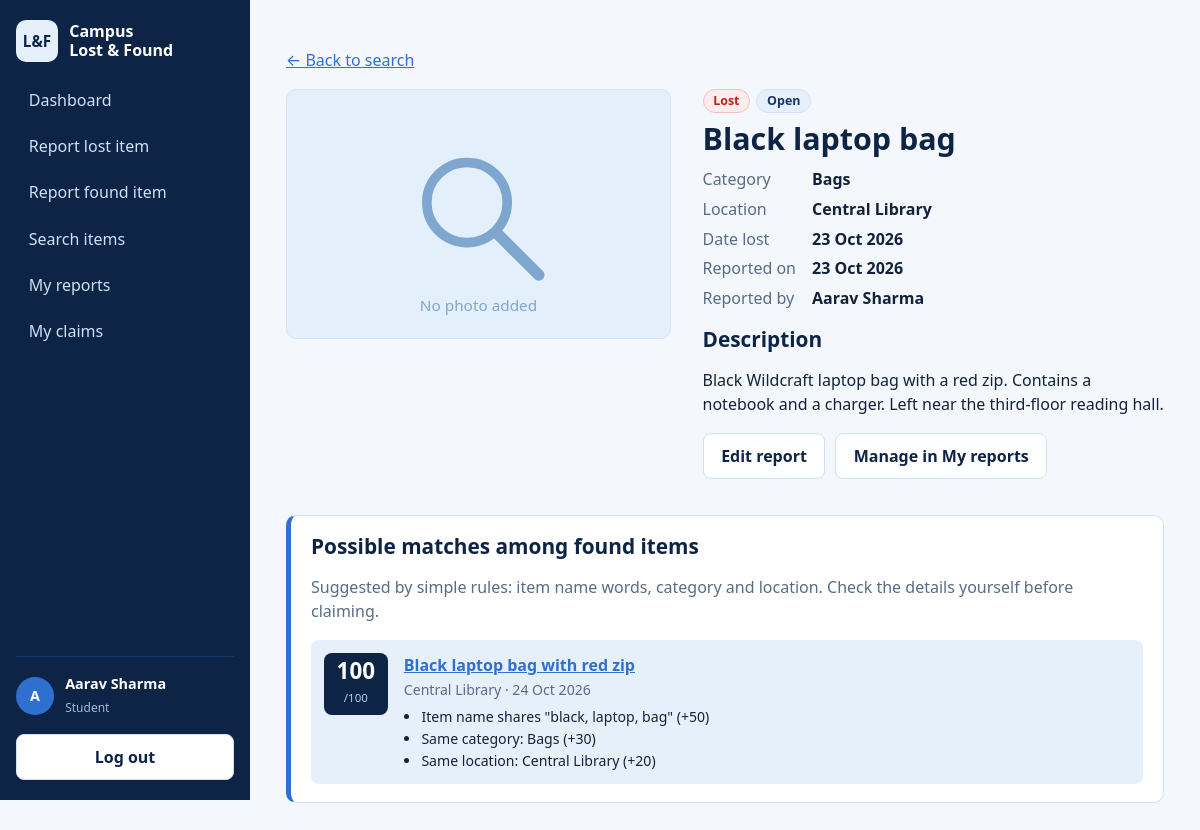
The page /item-details.php?id=1 (signed in) on the database its author committed.
### tables this page shows
CREATE TABLE users (
  id            INT UNSIGNED NOT NULL AUTO_INCREMENT,
  full_name     VARCHAR(100) NOT NULL,
  email         VARCHAR(150) NOT NULL,
  password_hash VARCHAR(255) NOT NULL,
  role          ENUM('student','admin') NOT NULL DEFAULT 'student',
  created_at    TIMESTAMP NOT NULL DEFAULT CURRENT_TIMESTAMP,
  PRIMARY KEY (id),
  UNIQUE KEY uq_users_email (email)
);

CREATE TABLE items (
  id          INT UNSIGNED NOT NULL AUTO_INCREMENT,
  user_id     INT UNSIGNED NOT NULL,
  type        ENUM('lost','found') NOT NULL,
  title       VARCHAR(120) NOT NULL,
  category    VARCHAR(50)  NOT NULL,
  location    VARCHAR(150) NOT NULL,
  item_date   DATE NOT NULL,
  description TEXT NOT NULL,
  image       VARCHAR(100) DEFAULT NULL,
  status      ENUM('open','returned','resolved') NOT NULL DEFAULT 'open',
  created_at  TIMESTAMP NOT NULL DEFAULT CURRENT_TIMESTAMP,
  updated_at  TIMESTAMP NOT NULL DEFAULT CURRENT_TIMESTAMP ON UPDATE CURRENT_TIMESTAMP,
  PRIMARY KEY (id),
  KEY idx_items_type_status (type, status),
  KEY idx_items_category (category),
  KEY idx_items_user (user_id),
  CONSTRAINT fk_items_user FOREIGN KEY (user_id) REFERENCES users(id) ON DELETE CASCADE
);

### config/database.php (called while the page is built, shortened)
<?php
function db(): PDO
{
    static $pdo = null;
    if ($pdo === null) {
        try {
            $pdo = new PDO(
                'mysql:host=' . DB_HOST . ';dbname=' . DB_NAME . ';charset=utf8mb4',
                DB_USER,
                DB_PASS,
                [
                    PDO::ATTR_ERRMODE            => PDO::ERRMODE_EXCEPTION,
                    PDO::ATTR_DEFAULT_FETCH_MODE => PDO::FETCH_ASSOC,
                    PDO::ATTR_EMULATE_PREPARES   => false,
                ]
            );
        } catch (PDOException $e) {
            http_response_code(500);
            exit('Database connection failed. Start MySQL in the XAMPP Control Panel, import database.sql, and check config/database.php.');
        }
    }
    return $pdo;
}

### includes/auth.php (called while the page is built, shortened)
<?php
require_once __DIR__ . '/functions.php';
function current_user(bool $refresh = false): ?array
{
    static $cache = false;
    if ($cache === false) {
        $cache = null;
        if (!empty($_SESSION['user_id'])) {
            $st = db()->prepare('SELECT id, full_name, email, role FROM users WHERE id = :id');
            $st->execute([':id' => (int)$_SESSION['user_id']]);
            $cache = $st->fetch() ?: null;
        }
    }
    return $cache;
}

### item-details.php (the view, shortened to what this page needs)
<?php
require_once __DIR__ . '/includes/auth.php';
$user = current_user();
$pdo = db();
$id = (int)($_GET['id'] ?? 0);
$st = $pdo->prepare('SELECT i.*, u.full_name AS reporter FROM items i JOIN users u ON u.id = i.user_id WHERE i.id = :id');
$st->execute([':id' => $id]);
$item = $st->fetch();
$isOwner = $user && (int)$user['id'] === (int)$item['user_id'];
$matches = ($isOwner && $item['status'] === 'open') ? find_matches($pdo, $item, 5) : [];
require __DIR__ . '/includes/header.php';
?>
<p><a href="<?= url('search-items.php') ?>">&larr; Back to search</a></p>
<div class="detail">
  <img class="detail-img" src="<?= e(image_url($item['image'])) ?>" alt="<?= e($item['title']) ?>">
  <div>
    <div class="badges"><?= type_badge($item['type']) . status_badge($item['status']) ?></div>
    <h1><?= e($item['title']) ?></h1>
    <dl class="facts">
      <dt>Category</dt><dd><?= e($item['category']) ?></dd>
      <dt>Location</dt><dd><?= e($item['location']) ?></dd>
      <dt><?= $item['type'] === 'lost' ? 'Date lost' : 'Date found' ?></dt><dd><?= e(fmt_date($item['item_date'])) ?></dd>
      <dt>Reported on</dt><dd><?= e(fmt_date($item['created_at'])) ?></dd>
      <dt>Reported by</dt><dd><?= e($item['reporter']) ?></dd>
    </dl>
    <h2>Description</h2>
    <p class="prewrap"><?= e($item['description']) ?></p>
    <?php if ($isOwner): ?>
      <div class="actions">
        <?php if ($item['status'] === 'open'): ?><a class="btn btn-light" href="<?= url('edit-item.php?id=' . $id) ?>">Edit report</a><?php endif; ?>
        <a class="btn btn-light" href="<?= url('my-reports.php') ?>">Manage in My reports</a>
      </div>
    <?php elseif ($item['type'] === 'lost' && $item['status'] === 'open'): ?>
      <p class="panel muted">Have you seen this item? <a href="<?= url('report-item.php?type=found') ?>">Report it as found</a> and the owner will see a match.</p>
    <?php endif; ?>
  </div>
</div>
<?= match_panel($matches, $item['type'] === 'lost' ? 'Possible matches among found items' : 'Lost reports that may belong to this item') ?>
<?php require __DIR__ . '/includes/footer.php'; ?>

### includes/header.php (shortened to what this page needs)
<?php
require_once __DIR__ . '/auth.php';
$user       = current_user();
$adminArea  = $adminArea ?? false;
$script     = $_SERVER['SCRIPT_NAME'] ?? '';
$typeParam  = $_GET['type'] ?? '';
if ($adminArea && $user) {
    $links = [
        ['admin/dashboard.php', 'Dashboard'], ['admin/claims.php', 'Claims'],
        ['admin/items.php', 'Reports'], ['admin/users.php', 'Users'], ['index.php', 'Student site'],
    ];
} elseif ($user) {
    $links = [
        ['dashboard.php', 'Dashboard'], ['report-item.php?type=lost', 'Report lost item'],
        ['report-item.php?type=found', 'Report found item'], ['search-items.php', 'Search items'],
        ['my-reports.php', 'My reports'], ['my-claims.php', 'My claims'],
    ];
} else {
    $links = [['index.php', 'Home'], ['search-items.php', 'Search items'], ['login.php', 'Log in'],
              ['register.php', 'Create account'], ['admin/login.php', 'Admin login']];
}
function nav_active(string $link, string $script, string $typeParam): bool
{
    $path = explode('?', $link)[0];
    if (substr($script, -strlen($path)) !== $path) { return false; }
    return true;
}
?>
<!DOCTYPE html>
<html lang="en">
<head>
  <link rel="stylesheet" href="<?= url('assets/css/style.css') ?>">
</head>
<body>
<div class="shell">
  <aside class="sidebar" id="sidebar">
    <a class="brand" href="<?= url($adminArea ? 'admin/dashboard.php' : 'index.php') ?>">
      <span class="brand-mark" aria-hidden="true">L&amp;F</span>
      <span>Campus<br>Lost &amp; Found<?= $adminArea ? ' <small>Admin</small>' : '' ?></span>
    </a>
    <nav aria-label="Main">
      <?php foreach ($links as [$href, $label]): ?>
        <a href="<?= url($href) ?>" class="<?= nav_active($href, $script, $typeParam) ? 'active' : '' ?>"><?= e($label) ?></a>
      <?php endforeach; ?>
    </nav>
    <?php if ($user): ?>
      <div class="side-user">
        <div class="avatar" aria-hidden="true"><?= e(mb_strtoupper(mb_substr($user['full_name'], 0, 1))) ?></div>
        <div><strong><?= e($user['full_name']) ?></strong><br><small><?= e($user['role']) ?></small></div>
      </div>
      <form method="post" action="<?= url('logout.php') ?>">
        <button class="btn btn-light btn-block" type="submit">Log out</button>
      </form>
    <?php endif; ?>
  </aside>
  <main id="main" class="content">

### includes/functions.php (shortened to what this page needs)
<?php
require_once __DIR__ . '/../config/database.php';
function e($v): string { return htmlspecialchars((string)$v, ENT_QUOTES | ENT_SUBSTITUTE, 'UTF-8'); }
function url(string $path = ''): string { return BASE_URL . '/' . ltrim($path, '/'); }
function fmt_date(?string $d): string { return $d ? date('d M Y', strtotime($d)) : ''; }
function status_badge(string $status): string
{
    return '<span class="badge badge-' . e($status) . '">' . e(STATUS_LABELS[$status] ?? ucfirst($status)) . '</span>';
}
function type_badge(string $type): string
{
    return '<span class="badge badge-' . e($type) . '">' . ($type === 'lost' ? 'Lost' : 'Found') . '</span>';
}
function image_url(?string $img): string
{
    return $img ? url('uploads/' . rawurlencode($img)) : url('assets/images/placeholder.svg');
}
function tokens(string $s): array
{
    $stop = ['the', 'a', 'an', 'of', 'and', 'my', 'with', 'near', 'at', 'in', 'on', 'for', 'to'];
    $s = strtolower(preg_replace('/[^a-z0-9]+/i', ' ', $s));
    return array_values(array_unique(array_filter(explode(' ', $s), fn($w) => strlen($w) > 1 && !in_array($w, $stop, true))));
}
function match_score(array $a, array $b): array
{
    $score = 0; $reasons = [];
    $ta = tokens($a['title']); $tb = tokens($b['title']);
    $common = array_values(array_intersect($ta, $tb));
    if ($common) {
        $pts = (int)round(50 * count($common) / min(count($ta), count($tb)));
        $score += $pts;
        $reasons[] = 'Item name shares "' . implode(', ', $common) . '" (+' . $pts . ')';
    }
    if (strcasecmp($a['category'], $b['category']) === 0) {
        $score += 30; $reasons[] = 'Same category: ' . $a['category'] . ' (+30)';
    }
    if (strcasecmp($a['location'], $b['location']) === 0) {
        $score += 20; $reasons[] = 'Same location: ' . $a['location'] . ' (+20)';
    } else {
        $lc = array_intersect(tokens($a['location']), tokens($b['location']));
    }
    return [$score, $reasons];
}
function find_matches(PDO $pdo, array $item, int $limit = 5): array
{
    $other = $item['type'] === 'lost' ? 'found' : 'lost';
    $st = $pdo->prepare("SELECT * FROM items WHERE type = :t AND status = 'open' AND user_id <> :u ORDER BY created_at DESC LIMIT 300");
    $st->execute([':t' => $other, ':u' => $item['user_id']]);
    $out = [];
    foreach ($st->fetchAll() as $cand) {
        [$score, $reasons] = match_score($item, $cand);
        if ($score >= 40) { $cand['score'] = $score; $cand['reasons'] = $reasons; $out[] = $cand; }
    }
    usort($out, fn($x, $y) => $y['score'] <=> $x['score']);
    return array_slice($out, 0, $limit);
}
function match_panel(array $matches, string $heading): string
{
    $h = '<section class="panel match-panel"><h2>' . e($heading) . '</h2>'
       . '<p class="muted">Suggested by simple rules: item name words, category and location. Check the details yourself before claiming.</p><div class="match-list">';
    foreach ($matches as $m) {
        $h .= '<div class="match"><div class="score" aria-label="Match score ' . (int)$m['score'] . ' out of 100"><strong>' . (int)$m['score'] . '</strong><span>/100</span></div>'
            . '<div><a href="' . url('item-details.php?id=' . (int)$m['id']) . '"><strong>' . e($m['title']) . '</strong></a>'
            . '<div class="meta">' . e($m['location']) . ' &middot; ' . e(fmt_date($m['item_date'])) . '</div><ul class="reasons">';
        foreach ($m['reasons'] as $r) { $h .= '<li>' . e($r) . '</li>'; }
        $h .= '</ul></div></div>';
    }
    return $h . '</div></section>';
}

### assets/css/style.css (style rules this page uses)
:root { --navy: #0d2447; --navy-2: #16356b; --blue: #2f6fd0; --sky: #e6f0fb; --sky-2: #cfe2f7; --ink: #14213a; --muted: #5a6b86; --line: #d6e2f1; --white: #fff; --red: #b3261e; --green: #17734a; --amber: #8a5a00; --radius: 10px; --sidebar: 250px; }
* { box-sizing: border-box; }
html { scroll-behavior: smooth; }
body { margin: 0; color: var(--ink); background: #f4f8fd; font: 16px/1.55 "Segoe UI", system-ui, -apple-system, Roboto, Arial, sans-serif; }
h1, h2, h3 { color: var(--navy); line-height: 1.2; margin: 0 0 .6rem; }
h1 { font-size: 1.9rem; }
h2 { font-size: 1.3rem; }
a { color: var(--blue); }
.muted { color: var(--muted); }
.prewrap { white-space: pre-wrap; word-break: break-word; }
.shell { display: flex; min-height: 100vh; }
.sidebar { width: var(--sidebar); flex: none; background: var(--navy); color: #fff; padding: 1.25rem 1rem; display: flex; flex-direction: column; gap: 1rem; position: sticky; top: 0; height: 100vh; overflow-y: auto; }
.brand { display: flex; align-items: center; gap: .7rem; color: #fff; text-decoration: none; font-weight: 600; line-height: 1.2; }
.brand-mark { display: grid; place-items: center; width: 42px; height: 42px; border-radius: 10px; background: var(--sky); color: var(--navy); font-weight: 800; font-size: .95rem; }
.sidebar nav { display: flex; flex-direction: column; gap: .15rem; flex: 1; }
.sidebar nav a { color: #cfe0f7; text-decoration: none; padding: .6rem .8rem; border-radius: 8px; }
.side-user { display: flex; gap: .7rem; align-items: center; border-top: 1px solid var(--navy-2); padding-top: 1rem; font-size: .9rem; }
.side-user small { color: #9fb8dc; text-transform: capitalize; }
.avatar { width: 38px; height: 38px; border-radius: 50%; background: var(--blue); display: grid; place-items: center; font-weight: 700; }
.content { flex: 1; min-width: 0; padding: 2rem clamp(1rem, 3vw, 2.5rem); max-width: 1200px; }
.btn { display: inline-block; border: 1px solid transparent; border-radius: 8px; padding: .6rem 1.1rem; font: inherit; font-weight: 600; cursor: pointer; text-decoration: none; text-align: center; }
.btn-light { background: var(--white); color: var(--navy); border-color: var(--sky-2); }
.btn-block { display: block; width: 100%; }
.meta { margin: .1rem 0; color: var(--muted); font-size: .88rem; }
.badges { display: flex; gap: .4rem; flex-wrap: wrap; margin-bottom: .5rem; }
.badge { display: inline-block; padding: .1rem .6rem; border-radius: 99px; font-size: .78rem; font-weight: 600; border: 1px solid; }
.badge-lost { background: #fdeceb; color: var(--red); border-color: #f0c2bf; }
.badge-open { background: var(--sky); color: var(--navy-2); border-color: var(--sky-2); }
.panel { background: var(--white); border: 1px solid var(--line); border-radius: var(--radius); padding: 1.1rem 1.25rem; margin: 1.25rem 0; }
.match-panel { border-left: 5px solid var(--blue); }
.match-list { display: grid; gap: .8rem; }
.match { display: flex; gap: 1rem; align-items: flex-start; padding: .8rem; background: var(--sky); border-radius: 8px; }
.score { flex: none; width: 64px; text-align: center; background: var(--navy); color: #fff; border-radius: 8px; padding: .4rem 0; }
.score strong { font-size: 1.4rem; display: block; line-height: 1.1; }
.score span { font-size: .72rem; color: #b9cdeb; }
.reasons { margin: .3rem 0 0; padding-left: 1.1rem; font-size: .88rem; color: var(--ink); }
.detail { display: grid; grid-template-columns: minmax(0, 1fr) minmax(0, 1.2fr); gap: 2rem; align-items: start; }
.detail-img { width: 100%; border-radius: var(--radius); border: 1px solid var(--line); background: var(--sky); }
.facts { display: grid; grid-template-columns: max-content 1fr; gap: .3rem 1rem; margin: 0 0 1rem; }
.facts dt { color: var(--muted); }
.facts dd { margin: 0; font-weight: 600; }
.actions { display: flex; gap: .6rem; flex-wrap: wrap; margin: 1rem 0; }

### rows shown on the page
users: full_name "A", full_name "Aarav Sharma", role "Student"
items: status "Open", title "Black laptop bag", category "Bags", location "Central Library", item_date "23 Oct 2026", created_at "23 Oct 2026", user.full_name "Aarav Sharma", description "Black Wildcraft laptop bag with a red zip. Contains a notebook and a charger. Left near the third-floor reading hall."
items: score "100", title "Black laptop bag with red zip", location "Central Library", item_date "24 Oct 2026", r "Item name shares \"black, laptop, bag\" (+50)", r "Same category: Bags (+30)", r "Same location: Central Library (+20)"

### other values the page prints
$label "Dashboard"
$label "Report lost item"
$label "Report found item"
$label "Search items"
$label "My reports"
$label "My claims"
$heading "Possible matches among found items"
